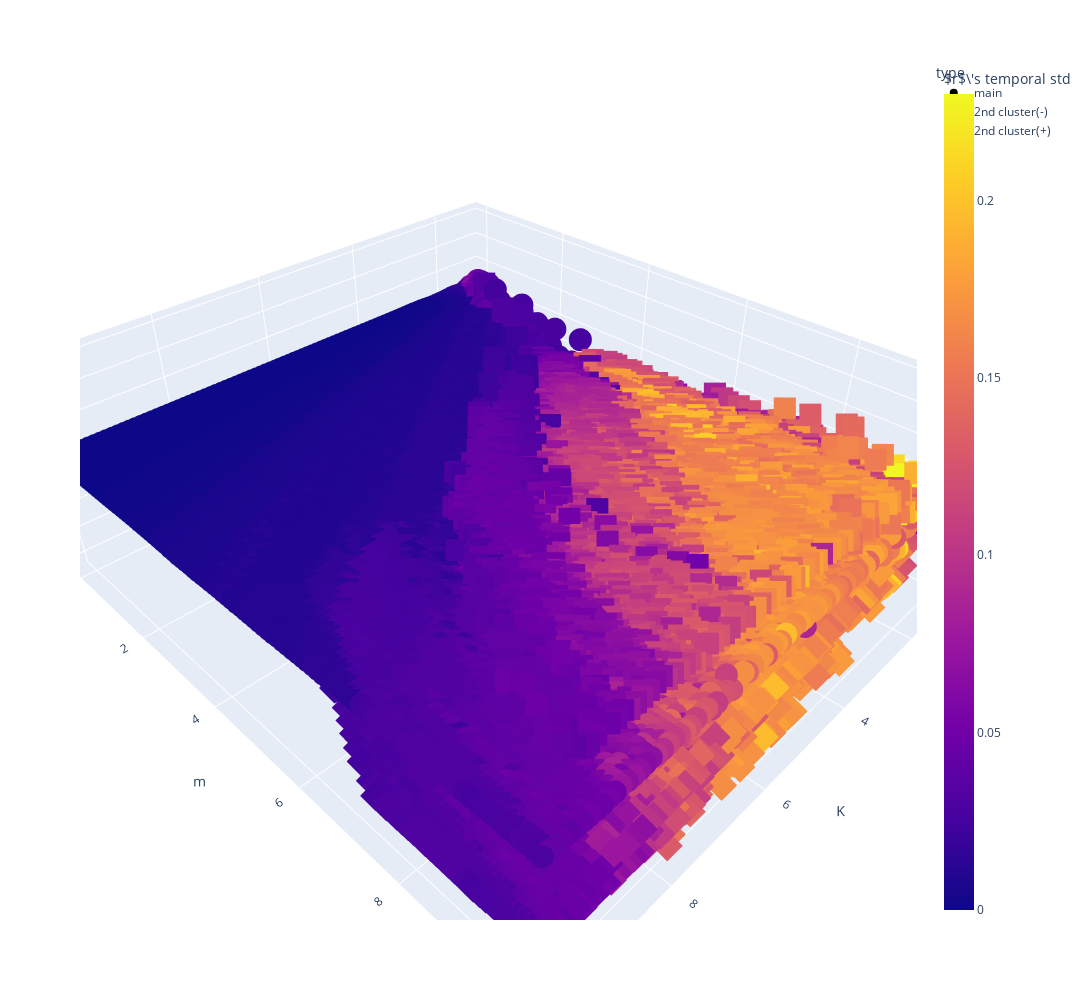

Write notebook code for a chart like this one.
### Code cell
import plotly.express as px
fig = px.scatter_3d(df_data,x='K',y='m',z='cluster mean phase velocity',color=r'$r$\'s temporal std',symbol = 'type',width=1200, height=1000,size_max=5)
fig.show()
# fig.to_html()

### Figure 1 — Plotly figure (JSON) as saved in the notebook; plotly's stock layout.template omitted (floating-point values rounded to 4 significant figures; data arrays with more than 128 entries replaced by an {"elided": "..."} marker saying what was removed)
{"data": [{"hovertemplate": "type=main<br>K=%{x}<br>m=%{y}<br>cluster mean phase velocity=%{z}<br>$r$\\'s temporal std=%{marker.color}<extra></extra>", "legendgroup": "main", "marker": {"color": {"elided": "7990 float values"}, "coloraxis": "coloraxis", "symbol": "circle"}, "mode": "markers", "name": "main", "scene": "scene", "showlegend": true, "type": "scatter3d", "x": {"elided": "7990 float values"}, "y": {"elided": "7990 float values"}, "z": {"elided": "7990 float values"}}, {"hovertemplate": "type=2nd cluster(-)<br>K=%{x}<br>m=%{y}<br>cluster mean phase velocity=%{z}<br>$r$\\'s temporal std=%{marker.color}<extra></extra>", "legendgroup": "2nd cluster(-)", "marker": {"color": {"elided": "3834 float values"}, "coloraxis": "coloraxis", "symbol": "diamond"}, "mode": "markers", "name": "2nd cluster(-)", "scene": "scene", "showlegend": true, "type": "scatter3d", "x": {"elided": "3834 float values"}, "y": {"elided": "3834 float values"}, "z": {"elided": "3834 float values"}}, {"hovertemplate": "type=2nd cluster(+)<br>K=%{x}<br>m=%{y}<br>cluster mean phase velocity=%{z}<br>$r$\\'s temporal std=%{marker.color}<extra></extra>", "legendgroup": "2nd cluster(+)", "marker": {"color": {"elided": "2619 float values"}, "coloraxis": "coloraxis", "symbol": "square"}, "mode": "markers", "name": "2nd cluster(+)", "scene": "scene", "showlegend": true, "type": "scatter3d", "x": {"elided": "2619 float values"}, "y": {"elided": "2619 float values"}, "z": {"elided": "2619 float values"}}], "layout": {"coloraxis": {"colorbar": {"title": {"text": "$r$\\'s temporal std"}}, "colorscale": [[0, "#0d0887"], [0.1111, "#46039f"], [0.2222, "#7201a8"], [0.3333, "#9c179e"], [0.4444, "#bd3786"], [0.5556, "#d8576b"], [0.6667, "#ed7953"], [0.7778, "#fb9f3a"], [0.8889, "#fdca26"], [1, "#f0f921"]]}, "height": 1000, "legend": {"title": {"text": "type"}, "tracegroupgap": 0}, "margin": {"t": 60}, "scene": {"domain": {"x": [0, 1], "y": [0, 1]}, "xaxis": {"title": {"text": "K"}}, "yaxis": {"title": {"text": "m"}}, "zaxis": {"title": {"text": "cluster mean phase velocity"}}}, "width": 1200}}
